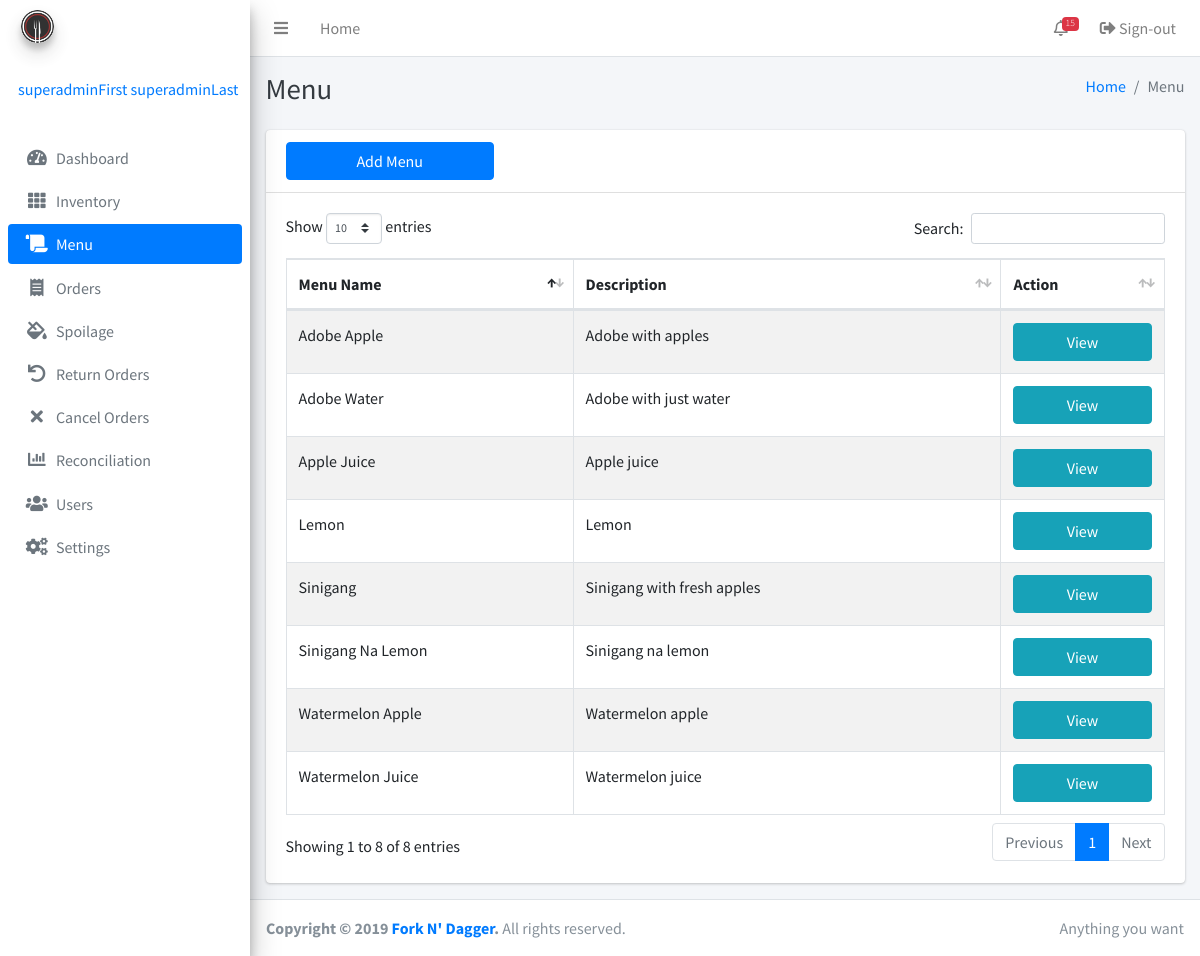
The page /menu.php (signed in) on the database as committed earlier.
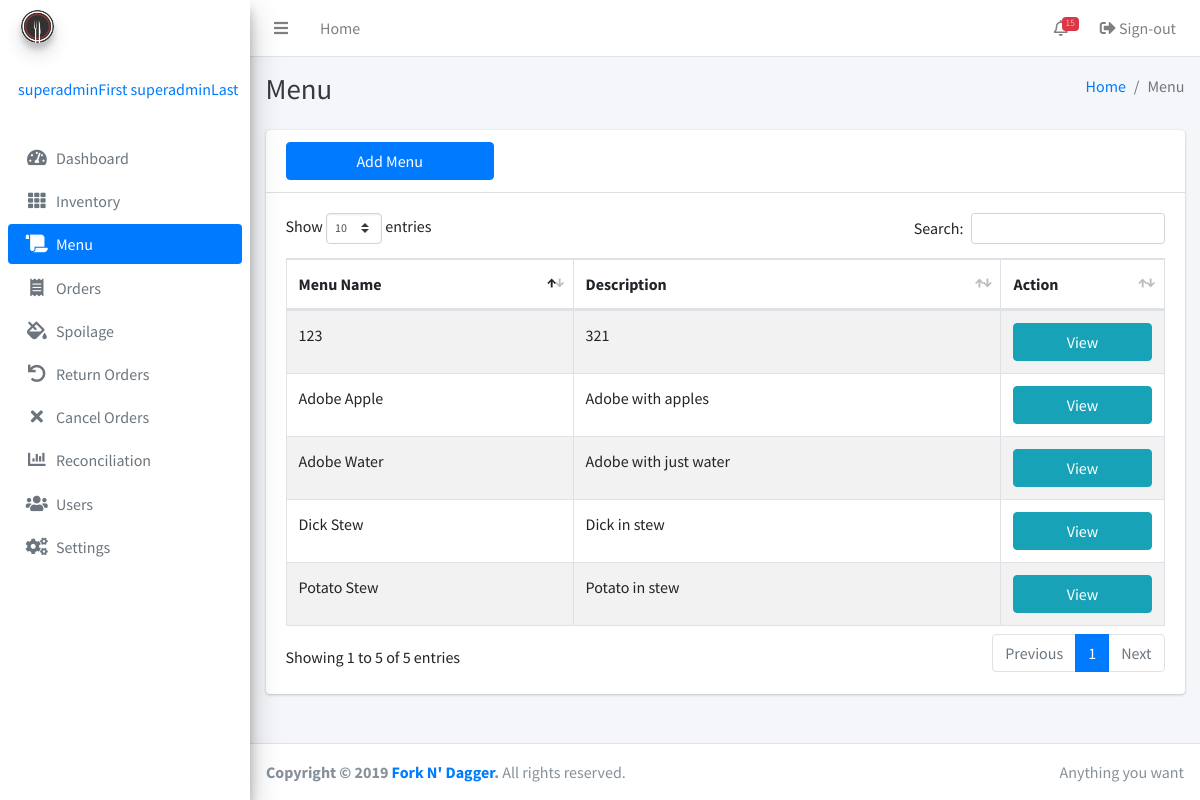
The same page on the database as committed later.
### tables this page shows
CREATE TABLE IF NOT EXISTS `menu` (
  `id` bigint(255) NOT NULL AUTO_INCREMENT,
  `name` varchar(255) NOT NULL,
  `description` varchar(255) NOT NULL,
  `timestamp` timestamp(6) NOT NULL,
  `adminID` int(255) NOT NULL,
  PRIMARY KEY (`id`)
);

### inc/session.php (called while the page is built, shortened)
<?php
	include 'inc/conn.php';;
	if(isset($_SESSION['admin'])){
		$query = $conn -> prepare("SELECT * FROM admins WHERE id = ? ");
		$query -> bind_param("s", $variable);
		$query -> execute();
		$result = $query->get_result();
		$user = mysqli_fetch_assoc($result);
		$role = $user['role'];
	}
	else{
		header('location: home.php');
		exit();
	}
?>

### menu.php (the view, shortened to what this page needs)
<?php include 'inc/session.php'; ?>
<?php include 'inc/header.php'; ?>
<body class="hold-transition sidebar-mini">
<div class="wrapper">
<?php
include 'inc/navbar.php'; ?>
  <div class="content-wrapper">
    <?php if ($role == 'Super User'): ?>
    <div class="content-header">
      <div class="container-fluid">
        <div class="row mb-2">
          <div class="col-sm-6">
            <h1 class="m-0 text-dark">Menu</h1>
          </div>
          <div class="col-sm-6">
            <ol class="breadcrumb float-sm-right">
              <li class="breadcrumb-item"><a href="#">Home</a></li>
              <li class="breadcrumb-item active">Menu</li>
            </ol>
          </div>
        </div>
      </div>
    </div>
    <div class="content">
      <div class="container">
        <div class="row">
          <div class="col-12">
            <div class="card">
              <div class="card-header">
                <div class="row">
                  <div class="col-3">
                  <button type="button" class="btn btn-block btn-primary" data-toggle="modal" data-target="#item">Add Menu</button>
                  </div>
                  <div class="col-3">
                  </div>
                </div>
              </div>
              <div class="card-body">
                <table class="table table-bordered table-striped display">
                  <thead>
                  <tr>
                    <th width="120">Menu Name</th>
                    <th width="200">Description</th>
                    <th width="50">Action</th>
                  </tr>
                  </thead>
                  <tbody>
                  <?php
                  $result3 = mysqli_query($conn, "SELECT * FROM menu");
                  while ($row = mysqli_fetch_array($result3)) {
                        ?>
                  <tr>
                    <td><?php echo ucwords($row['name']);?></td>
                    <td><?php echo ucfirst($row['description']);?></td>
                    <td>
                      <button type="button" class="btn btn-block btn-info" data-toggle="modal" data-target='#edit<?php echo $row['id']; ?>'>View</button>
                    </td>
                  </tr>
                        <?php   } ?>
                  </tbody>
                </table>
              </div>
            </div>
          </div>
        </div>
      </div>
    </div>
</div>
  <?php else: ?>
    <?php include 'forbidden.php'; ?>
  <?php endif ?>
  <?php include 'inc/footer.php'; ?>
</div>
</body>
</html>

Rows that differ between the two databases and show on the page:
removed menu: name "Sinigang", description "Sinigang with fresh apples"
removed menu: name "Apple Juice", description "Apple juice"
removed menu: name "Watermelon Juice", description "Watermelon juice"
removed menu: name "Watermelon Apple", description "Watermelon apple"
removed menu: name "Lemon", description "Lemon"
removed menu: name "Sinigang Na Lemon", description "Sinigang na lemon"
added menu: name "123", description "321"
added menu: name "Dick Stew", description "Dick in stew"
added menu: name "Potato Stew", description "Potato in stew"
Other text that changed with them:
text written by a page script: "Show entries Search: Showing 1 to 8 of 8 entries Previous 1 Next" → "Show entries Search: Showing 1 to 5 of 5 entries Previous 1 Next"
